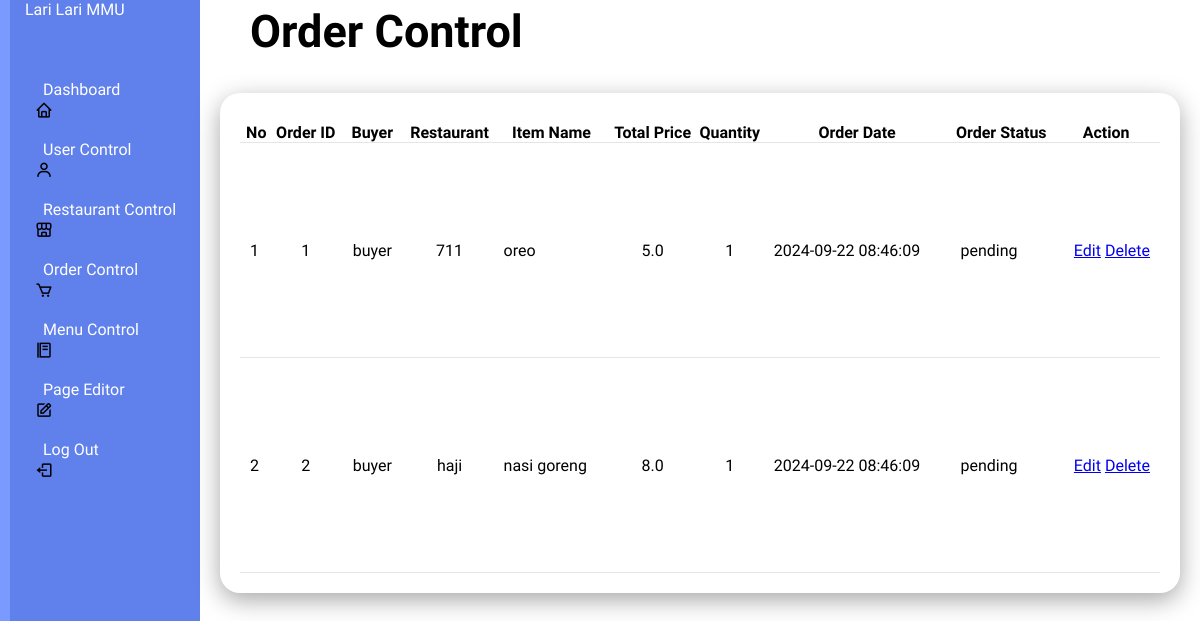
The page /ordercontrol on the database as committed earlier.
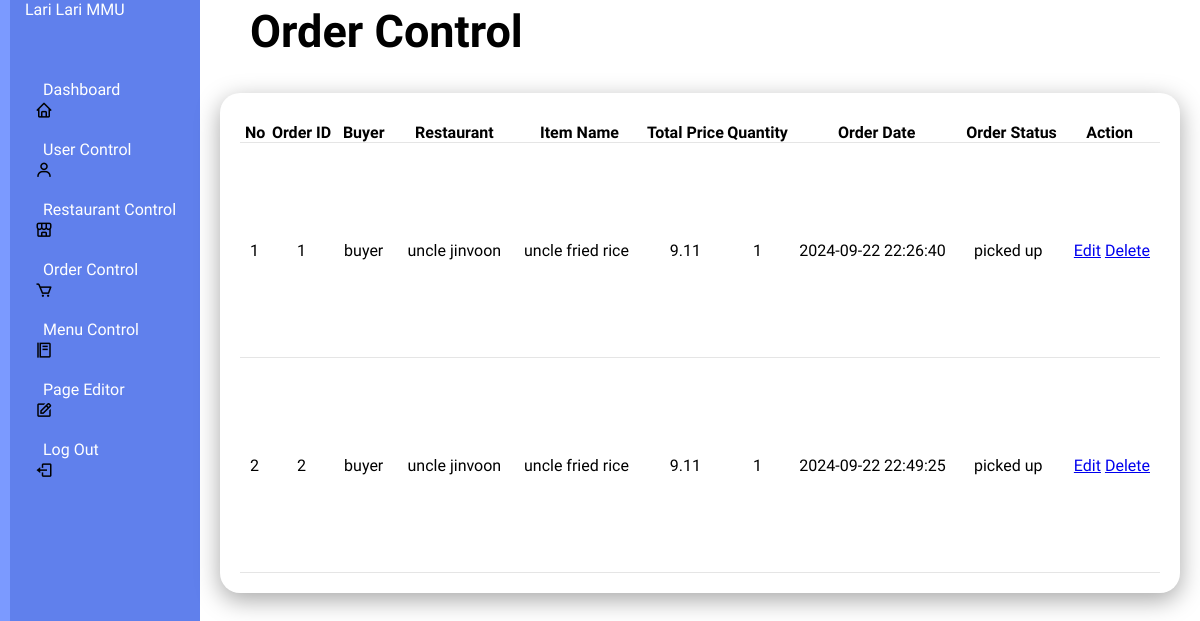
The same page on the database as committed later.
### tables this page shows
CREATE TABLE orders (
            id INTEGER PRIMARY KEY AUTOINCREMENT,
            buyer_username TEXT NOT NULL,
            restaurant_name TEXT NOT NULL,
            item_name TEXT NOT NULL,
            total_price REAL NOT NULL,
            quantity INTEGER NOT NULL,
            order_date TIMESTAMP DEFAULT CURRENT_TIMESTAMP, 
            order_status TEXT DEFAULT 'available',
            status TEXT DEFAULT 'pending',
            runner_name TEXT,
            runner_lat REAL,
            runner_lng REAL,
            delivery_address TEXT,
            delivery_lat REAL,
            delivery_lng REAL
        );

### app.py (the view)
@app.route('/ordercontrol', methods=['GET'])
def ordercontrol():
    conn = get_db_connection()
    cursor = conn.cursor()
    query = """
        SELECT id, buyer_username, restaurant_name, item_name, total_price, quantity, order_date, status
        FROM orders
    """
    cursor.execute(query)
    orders = cursor.fetchall()
    conn.close()
    return render_template('ordercontrol.html', orders=orders)

### app.py (called while the page is built)
def get_db_connection():
    con = sqlite3.connect(os.path.join(os.path.dirname(__file__), 'database.db'))
    con.row_factory = sqlite3.Row
    return con

### templates/ordercontrol.html (shortened to what this page needs)
<!DOCTYPE html>
<html lang="en">
<head>
    <link rel="stylesheet" type="text/css" href="../static/style(admin2).css">
    <link rel="stylesheet" href="https://unpkg.com/boxicons@latest/css/boxicons.min.css">
        <link href="https://cdn.jsdelivr.net/npm/remixicon@4.3.0/fonts/remixicon.css" rel="stylesheet"/>
        <link rel="stylesheet" href="https://unpkg.com/aos@next/dist/aos.css" />
</head>
</head>
<body>
    <div class="admincontainer">
        <div class="navbar">
            <ul>
                <li><a href="#">Lari Lari MMU</a></li>
                <li><i class='bx bx-home'></i><a href="/admin">Dashboard</a></li>
                <li><i class='bx bx-user'></i><a href="/usercontrol">User Control</a></li>
                <li><i class='bx bx-store-alt'></i><a href="/restaurantcontrol">Restaurant Control</a></li>
                <li><i class='bx bx-cart'></i><a href="/ordercontrol">Order Control</a></li>
                <li><i class='bx bx-food-menu'></i><a href="/menucontrol">Menu Control</a></li>
                <li><i class='bx bx-edit'></i><a href="/pageEditor">Page Editor</a></li>
                <li><i class='bx bx-log-out'></i><a href="/logout">Log Out</a></li>
            </ul>
        </div>
    </div>
    <div class="admin-main">
        <div class="admin-header">
            <h2>Order Control</h2>
        </div>
        <div class="admin-table">
            <div class="table-body">
                <table>
                    <thead>
                        <tr>
                            <th>No</th>
                            <th>Order ID</th>
                            <th>Buyer</th>
                            <th>Restaurant</th>
                            <th>Item Name</th>
                            <th>Total Price</th>
                            <th>Quantity</th>
                            <th>Order Date</th>
                            <th>Order Status</th>
                            <th>Action</th>
                        </tr>
                    </thead>
                    <tbody>
                        {% for order in orders %}
                        <tr>
                            <td>{{ loop.index }}</td>
                            <td>{{ order.id }}</td>
                            <td>{{ order.buyer_username }}</td>
                            <td>{{ order.restaurant_name }}</td>
                            <td>{{ order.item_name }}</td>
                            <td>{{ order.total_price }}</td>
                            <td>{{ order.quantity }}</td>
                            <td>{{ order.order_date }}</td>
                            <td>{{ order.status }}</td>
                            <td class="actions">
                              <a href="{{ url_for('edit_order', order_id=order.id) }}">Edit</a>
                              <a href="{{ url_for('delete_order', order_id=order.id) }}" onclick="return confirm('Are you sure you want to delete this order?')">Delete</a>
                          </td>
                         </tr>
                         {% endfor %}
                     </tbody>
                 </table>
            </div>
        </div>
    </div>
</body>
</html>

### static/style(admin2).css (style rules this page uses)
* { padding: 0; margin: 0; box-sizing: border-box; font-family: "Protest Guerrilla", sans-serif; }
.admincontainer { position: relative; width: 100%; }
.navbar { position: fixed; width: 200px; height: 100%; background:#6080ec; border-left: 10px solid #7b9aff; transition: 0.5s; overflow: hidden; }
.navbar ul { position: absolute; top: 0; left: 0; width: 100%; }
.navbar ul li { display:flex; align-items: center; justify-content: center; position: relative; width: 100%; list-style: none; border-top-left-radius: 30px; border-bottom-left-radius: 30px; border-top-right-radius: 5px; border-bottom-right-radius: 5px; }
.navbar ul li:nth-child(1) { margin-bottom: 20px; pointer-events: none; }
.navbar ul li a { display: flex; align-items: center; position: relative; display: block; width: 100%; height: 60px; padding: 0 15px; text-decoration: none; color: white; }
.navbar i { position: relative; left: 25px; font-size: 18px; text-align: center; }
.admin-main { position: relative; width: calc(100% - 200px); left: 200px; min-height: 100vh; background-color: white; transition: 0.5s; }
.admin-header { position: relative; margin: 0 30px; padding: 5px 20px; justify-content: center; align-items: center; font-size: 30px; }
.admin-table { position: relative; width: 100%; padding: 20px; display: grid; width: 100%; grid-gap: 20px; margin-top: 10px; }
.admin-table .table-body { position: relative; display: grid; min-height: 500px; background: white; padding: 20px; box-shadow: 0 7px 25px rgba(0,0,0,0.35); border-radius: 20px; }
.admin-table table { width: auto; border-collapse: collapse; margin-top: 10px; }
.admin-table .table-body table tr { color: black; border-bottom: 1px solid rgba(0,0,0,0.1); }
.admin-table .table-body table tr td { padding: 10px; }
.admin-table .table-body table tr td:last-child { text-align: end; }
.admin-table .table-body table tr td:nth-child(2) { text-align: center; }
.admin-table .table-body table tr td:nth-child(3) { text-align: center; }
.admin-table .table-body table tr td:nth-child(4) { text-align: center; }
.admin-table .table-body table tr td:nth-child(6) { text-align: center; }
.admin-table .table-body table tr td:nth-child(7) { text-align: center; }

Rows that differ between the two databases and show on the page:
changed orders id 1: restaurant_name "711" → "uncle jinvoon"; item_name "oreo" → "uncle fried rice"; total_price "5.0" → "9.11"; order_date "2024-09-22 08:46:09" → "2024-09-22 22:26:40"; status "pending" → "picked up"
changed orders id 2: restaurant_name "haji" → "uncle jinvoon"; item_name "nasi goreng" → "uncle fried rice"; total_price "8.0" → "9.11"; order_date "2024-09-22 08:46:09" → "2024-09-22 22:49:25"; status "pending" → "picked up"
